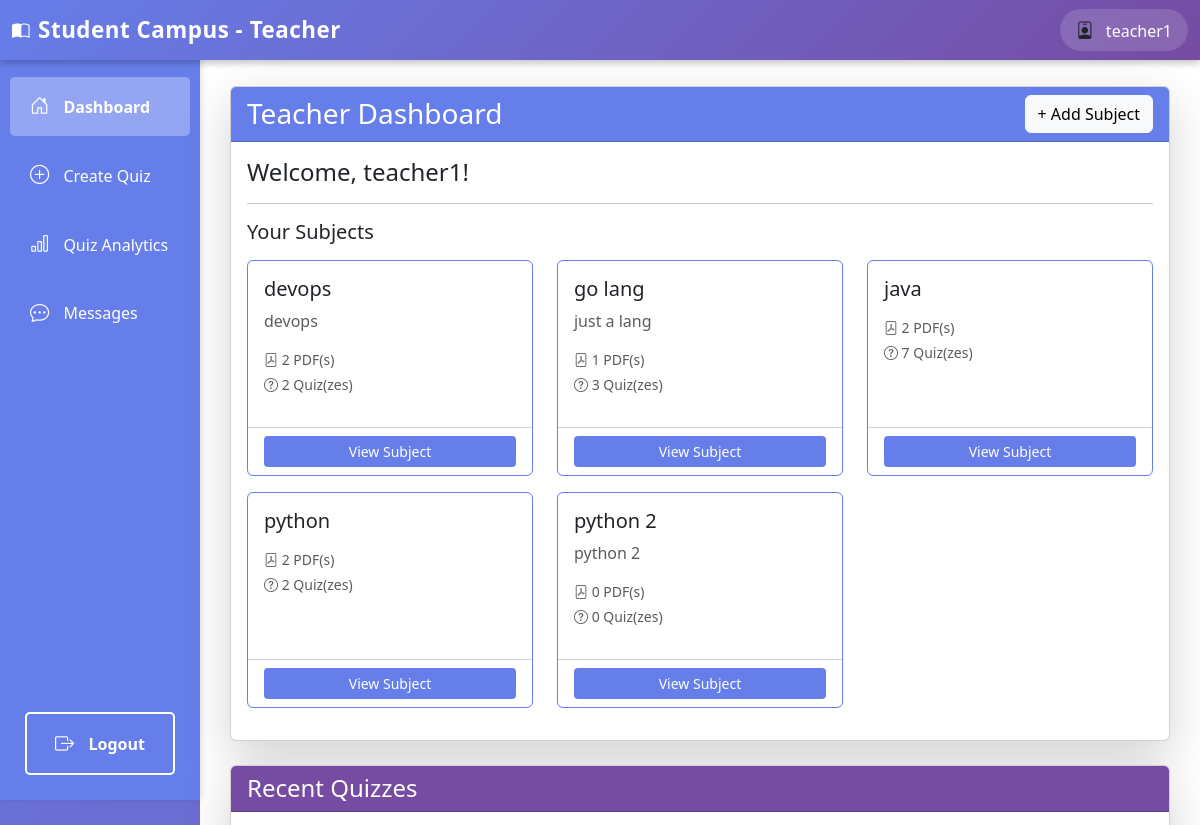
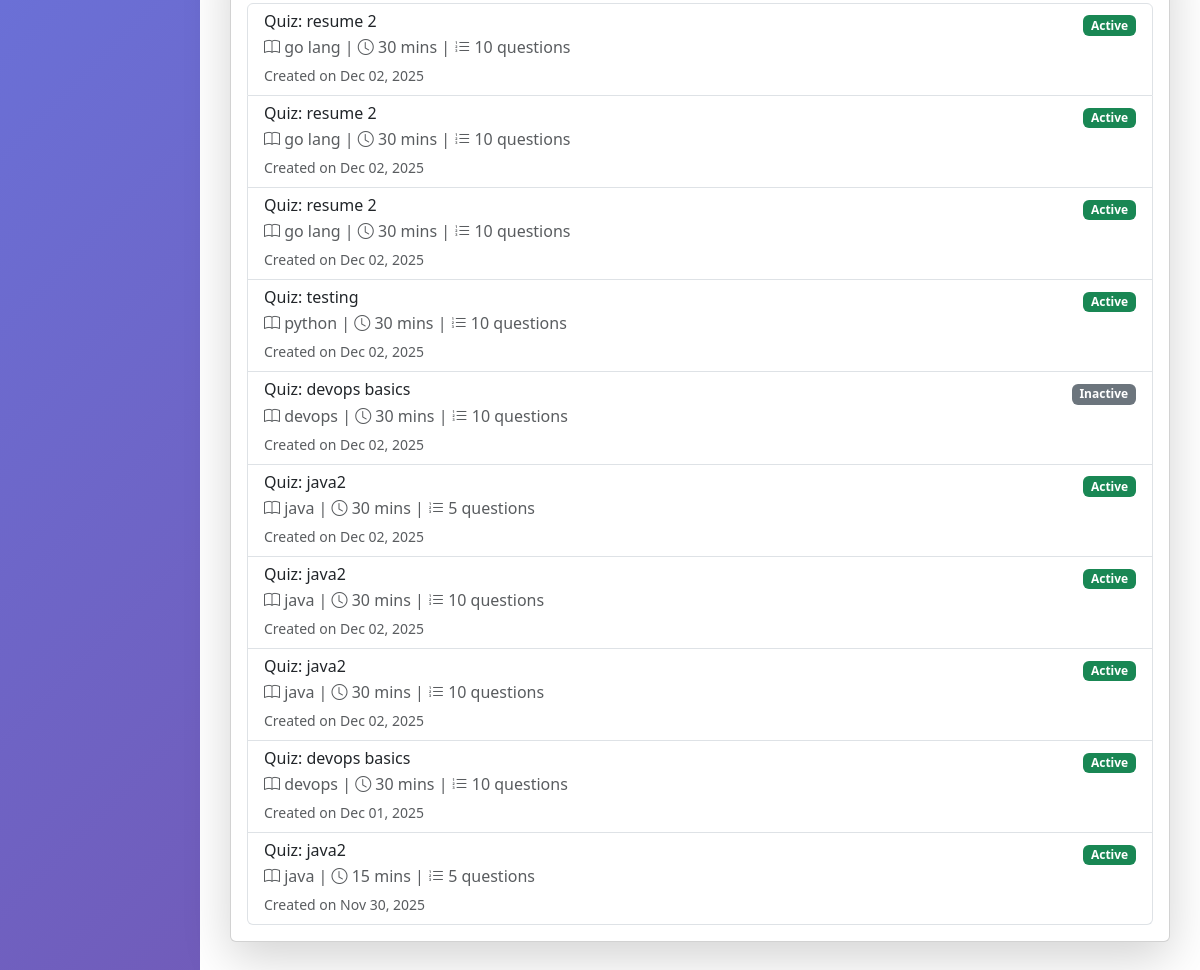
Before: /teacher/dashboard/ (signed in) with the older database file (2 pictures, top to bottom).
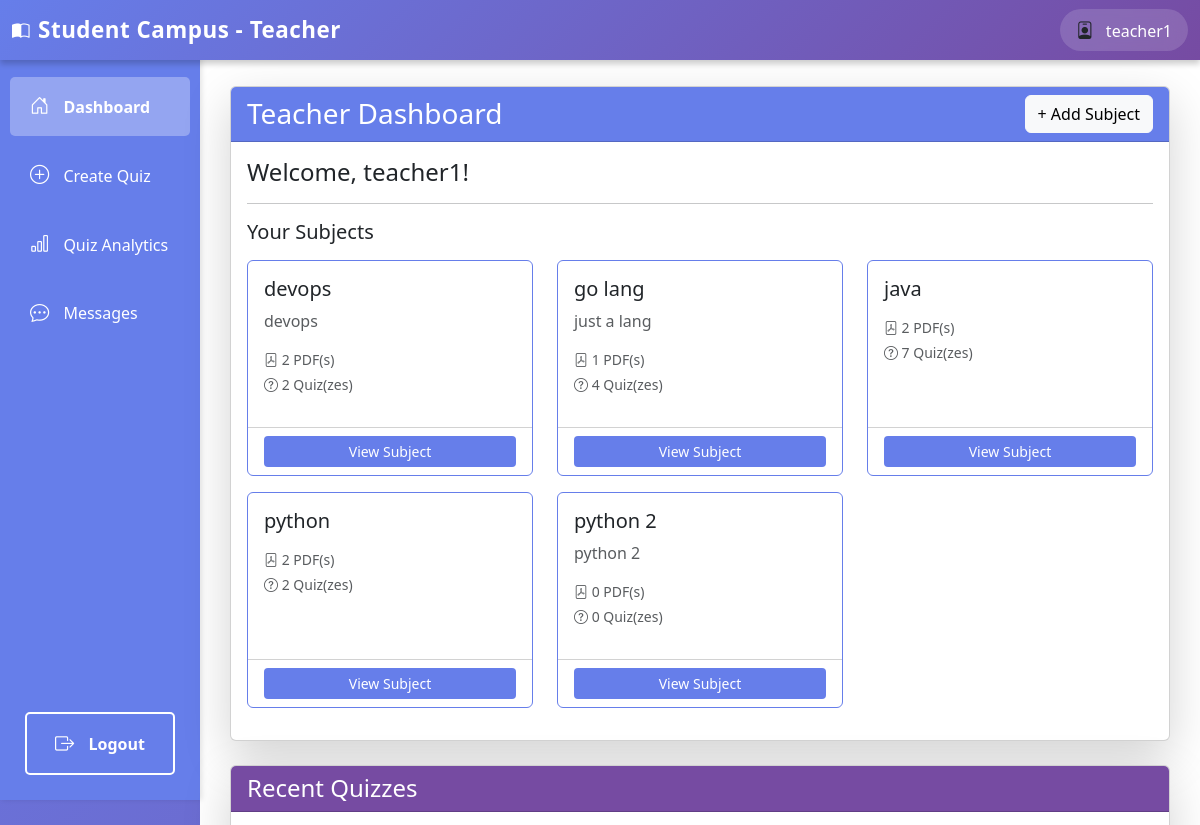
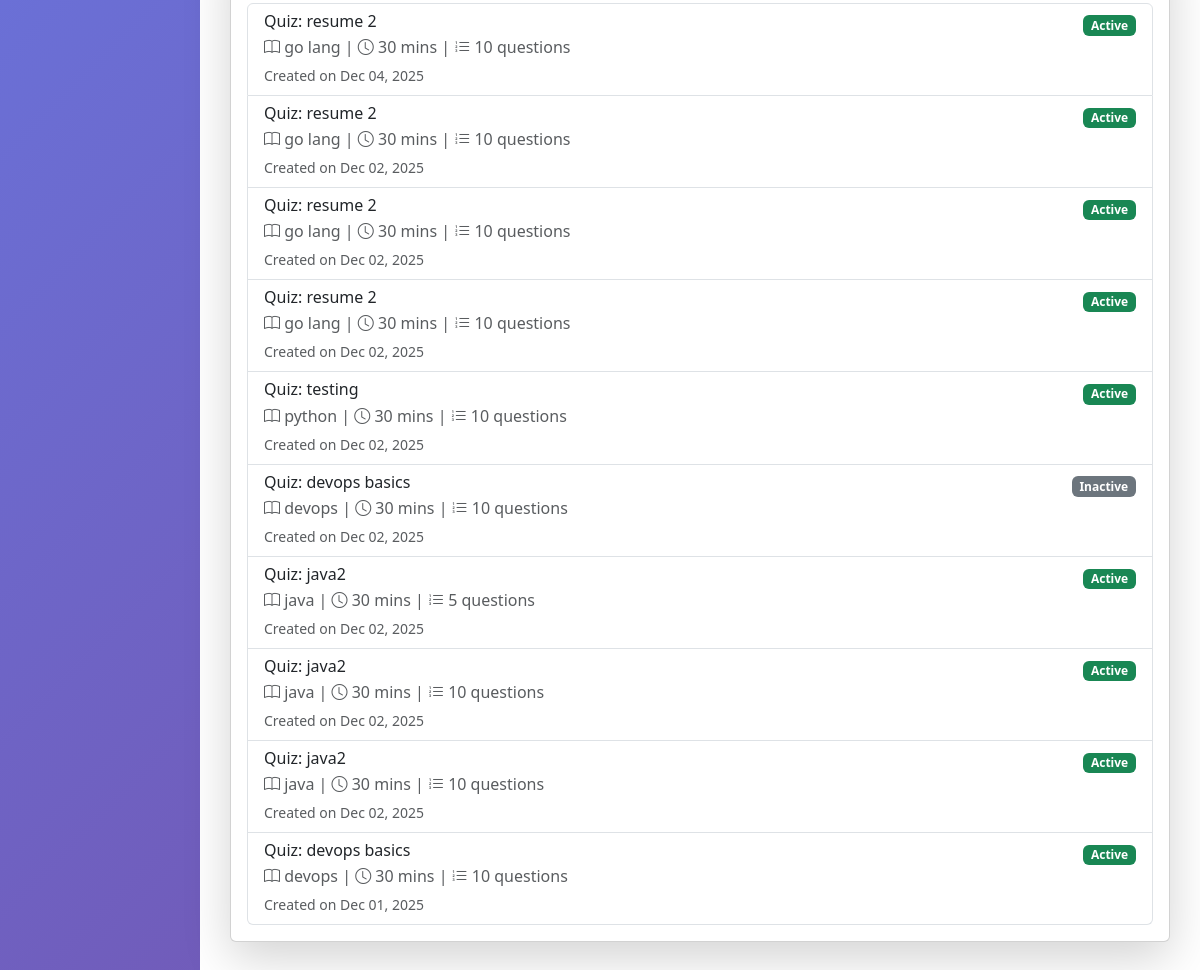
After: the same page with the newer database file (2 pictures, top to bottom).
### authentication/models.py (models this page shows, shortened)
class User(AbstractUser):
    ROLE_CHOICES = (
        ('student', 'Student'),
        ('teacher', 'Teacher'),
    )
    role = models.CharField(max_length=10, choices=ROLE_CHOICES, default='student')
    def is_teacher(self):
        return self.role == 'teacher'

### teachers/models.py (models this page shows, shortened)
class Subject(models.Model):
    name = models.CharField(max_length=200)
    description = models.TextField(blank=True)
    teacher = models.ForeignKey(User, on_delete=models.CASCADE, related_name='subjects')
    created_at = models.DateTimeField(auto_now_add=True)
    class Meta:
        ordering = ['name']

class Quiz(models.Model):
    title = models.CharField(max_length=200)
    subject = models.ForeignKey(Subject, on_delete=models.CASCADE, related_name='quizzes')
    pdf_note = models.ForeignKey(PDFNote, on_delete=models.CASCADE, related_name='quizzes', null=True)
    description = models.TextField(blank=True)
    duration = models.IntegerField(help_text="Duration in minutes", default=30)
    num_questions = models.IntegerField(default=10)
    topics = models.TextField(blank=True, help_text="Comma-separated topics (optional)")
    difficulty = models.CharField(max_length=20, choices=[('easy', 'Easy'), ('medium', 'Medium'), ('hard', 'Hard')], default='medium')
    created_by = models.ForeignKey(User, on_delete=models.CASCADE, related_name='created_quizzes')
    created_at = models.DateTimeField(auto_now_add=True)
    deadline = models.DateTimeField(null=True, blank=True, help_text="Quiz deadline")
    is_active = models.BooleanField(default=True)
    class Meta:
        ordering = ['-created_at']
        verbose_name_plural = "Quizzes"

### teachers/views.py (the view)
# urls.py: path('dashboard/', views.teacher_dashboard, name='teacher_dashboard'),
@login_required
def teacher_dashboard(request):
    if not request.user.is_teacher():
        return HttpResponseForbidden("You don't have permission to access this page.")
    subjects = Subject.objects.filter(teacher=request.user)
    quizzes = Quiz.objects.filter(created_by=request.user).order_by('-created_at')[:10]
    return render(request, 'teachers/dashboard.html', {'subjects': subjects, 'quizzes': quizzes})

### templates/teachers/dashboard.html (shortened to what this page needs)
{% extends 'teachers/base_teacher.html' %}
{% block teacher_content %}
<div class="row">
    <div class="col-12">
        <div class="card shadow-lg mb-4">
            <div class="card-header d-flex justify-content-between align-items-center" style="background-color: #667eea; color: white;">
                <h3 class="mb-0">Teacher Dashboard</h3>
                <a href="{% url 'create_subject' %}" class="btn btn-light">+ Add Subject</a>
            </div>
            <div class="card-body">
                <h4>Welcome, {{ user.username }}!</h4>
                <hr>
                <h5>Your Subjects</h5>
                {% if subjects %}
                    <div class="row mt-3">
                        {% for subject in subjects %}
                            <div class="col-md-4 mb-3">
                                <div class="card h-100" style="border-color: #667eea;">
                                    <div class="card-body">
                                        <h5 class="card-title">{{ subject.name }}</h5>
                                        <p class="card-text text-muted">{{ subject.description|truncatewords:15 }}</p>
                                        <p class="text-muted small mb-1">
                                            <i class="bi bi-file-pdf"></i> {{ subject.notes.count }} PDF(s)
                                        </p>
                                        <p class="text-muted small">
                                            <i class="bi bi-question-circle"></i> {{ subject.quizzes.count }} Quiz(zes)
                                        </p>
                                    </div>
                                    <div class="card-footer bg-transparent">
                                        <a href="{% url 'teacher_subject_detail' subject.id %}" class="btn btn-sm w-100" style="background-color: #667eea; color: white;">View Subject</a>
                                    </div>
                                </div>
                            </div>
                        {% endfor %}
                    </div>
                {% else %}
                    <div class="alert alert-info">
                        No subjects created yet. Click "Create Subject" to add your first subject.
                    </div>
                {% endif %}
            </div>
        </div>
    </div>
    <div class="col-12">
        <div class="card shadow-lg">
            <div class="card-header" style="background-color: #764ba2; color: white;">
                <h4 class="mb-0">Recent Quizzes</h4>
            </div>
            <div class="card-body">
                {% if quizzes %}
                    <div class="list-group">
                        {% for quiz in quizzes %}
                            <div class="list-group-item">
                                <div class="d-flex justify-content-between align-items-start">
                                    <div>
                                        <h6 class="mb-1">{{ quiz.title }}</h6>
                                        <p class="mb-1 text-muted">
                                            <i class="bi bi-book"></i> {{ quiz.subject.name }} |
                                            <i class="bi bi-clock"></i> {{ quiz.duration }} mins |
                                            <i class="bi bi-list-ol"></i> {{ quiz.questions.count }} questions
                                        </p>
                                        <small class="text-muted">Created on {{ quiz.created_at|date:"M d, Y" }}</small>
                                    </div>
                                    <div>
                                        {% if quiz.is_active %}
                                            <span class="badge bg-success">Active</span>
                                        {% else %}
                                            <span class="badge bg-secondary">Inactive</span>
                                        {% endif %}
                                    </div>
                                </div>
                            </div>
                        {% endfor %}
                    </div>
                {% else %}
                    <div class="alert alert-info">
                        No quizzes created yet. Click "Create Quiz" in the sidebar to add your first quiz.
                    </div>
                {% endif %}
            </div>
        </div>
    </div>
</div>
{% endblock %}

### templates/teachers/base_teacher.html (shortened to what this page needs)
<!DOCTYPE html>
<html lang="en">
<head>
    <link href="https://cdn.jsdelivr.net/npm/bootstrap@5.3.0/dist/css/bootstrap.min.css" rel="stylesheet">
    <link href="https://cdn.jsdelivr.net/npm/bootstrap-icons@1.10.0/font/bootstrap-icons.css" rel="stylesheet">
</head>
<body>
    <div class="position-fixed top-0 end-0 p-3" style="z-index: 11000;">
    </div>
    <nav class="navbar navbar-expand-lg navbar-light bg-light">
        <div class="container-fluid">
            <a class="navbar-brand fw-bold" href="{% url 'teacher_dashboard' %}">
                <i class="bi bi-book-half me-2"></i>Student Campus - Teacher
            </a>
            <div class="ms-auto d-flex align-items-center gap-3">
                <div class="user-info">
                    <i class="bi bi-person-badge me-2"></i>
                    <span>{{ user.username }}</span>
                </div>
            </div>
        </div>
    </nav>
    <div class="container-fluid">
        <div class="row">
            <div class="col-md-2 p-0">
                <div class="sidebar">
                    <nav class="nav flex-column">
                        <a class="nav-link {% if request.resolver_match.url_name == 'teacher_dashboard' %}active{% endif %}" href="{% url 'teacher_dashboard' %}">
                            <i class="bi bi-house-door"></i> Dashboard
                        </a>
                        <a class="nav-link {% if request.resolver_match.url_name == 'create_quiz' or request.resolver_match.url_name == 'generate_quiz' %}active{% endif %}" href="{% url 'create_quiz' %}">
                            <i class="bi bi-plus-circle"></i> Create Quiz
                        </a>
                        <a class="nav-link {% if request.resolver_match.url_name == 'quiz_analytics' %}active{% endif %}" href="{% url 'quiz_analytics' %}">
                            <i class="bi bi-bar-chart"></i> Quiz Analytics
                        </a>
                        <a class="nav-link {% if request.resolver_match.url_name == 'teacher_chat' or request.resolver_match.url_name == 'teacher_chat_with' %}active{% endif %}" href="{% url 'teacher_chat' %}">
                            <i class="bi bi-chat-dots"></i> Messages
                        </a>
                        <a class="nav-link logout-btn" href="{% url 'logout' %}">
                            <i class="bi bi-box-arrow-right"></i> Logout
                        </a>
                    </nav>
                </div>
            </div>
            <div class="col-md-10 p-0">
                <div class="main-content">
                    {% block teacher_content %}
                    {% endblock %}
                </div>
            </div>
        </div>
    </div>
</body>
</html>

### templates/teachers/base_teacher.html (style rules this page uses)
body { background: linear-gradient(135deg, #667eea 0%, #764ba2 100%); min-height: 100vh; padding-top: 56px; }
.navbar { position: fixed; top: 0; left: 0; right: 0; z-index: 1000; background: linear-gradient(135deg, #667eea 0%, #764ba2 100%) !important; box-shadow: 0 4px 6px rgba(0,0,0,0.2); border: none; }
.navbar-brand { color: white !important; font-weight: 700; font-size: 1.4rem; letter-spacing: 0.5px; }
.navbar span { color: white; font-weight: 500; }
.user-info { background: rgba(255, 255, 255, 0.15); padding: 8px 16px; border-radius: 25px; backdrop-filter: blur(10px); }
.navbar .bi { font-size: 1.1rem; }
.sidebar { height: calc(100vh - 56px); background-color: #667eea; box-shadow: 2px 0 5px rgba(0,0,0,0.1); position: sticky; top: 56px; display: flex; flex-direction: column; }
.sidebar .nav { display: flex; flex-direction: column; flex: 1; padding-top: 1rem; }
.sidebar .nav-link { color: #fff; padding: 15px 20px; border-radius: 5px; margin: 5px 10px; transition: all 0.3s; }
.sidebar .nav-link.active { background-color: rgba(255,255,255,0.3); font-weight: bold; }
.sidebar .nav-link i { margin-right: 10px; font-size: 1.2rem; }
.logout-btn { position: absolute; bottom: 20px; left: 15px; right: 15px; background-color: transparent; color: white; border: 2px solid white; font-weight: 600; transition: all 0.3s; text-align: center; padding: 10px; border-radius: 5px; text-decoration: none; display: block; }
.main-content { background-color: #fff; min-height: 100vh; padding: 30px; }

Changed rows visible on the page:
no longer on this page (row unchanged): Quiz: title "Quiz: java2", subject.name "java", duration "15", questions.count "5", created_at "Nov 30, 2025", is_active "Active"
computed for Subject "go lang": quizzes.count "3" → "4"
added Quiz: title "Quiz: resume 2", subject.name "go lang", duration "30", questions.count "10", created_at "Dec 04, 2025", is_active "Active"
